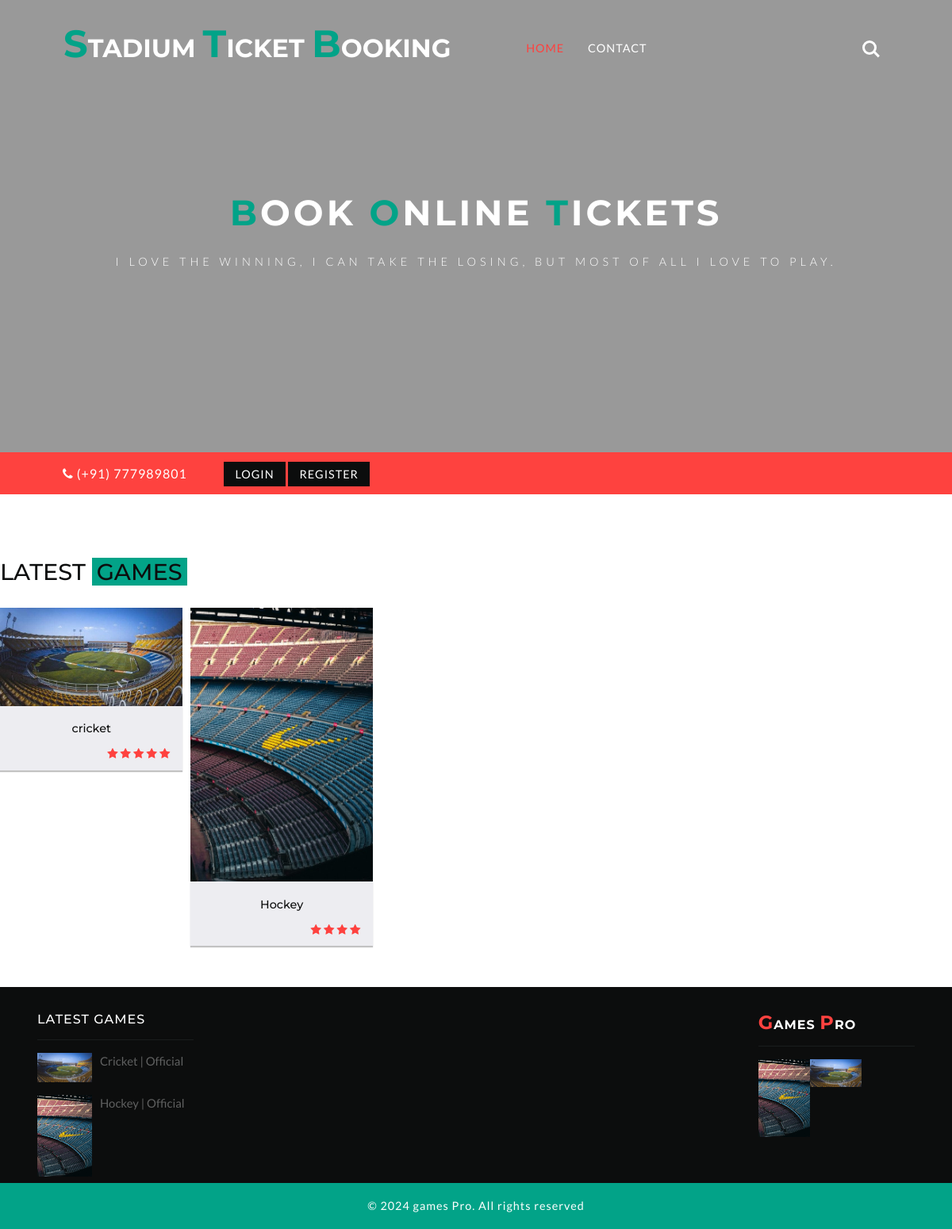
The page / on the database its author committed.
### tables this page shows
CREATE TABLE IF NOT EXISTS `gamess` (
  `gamesid` int(3) NOT NULL AUTO_INCREMENT,
  `games_name` varchar(50) NOT NULL,
  `games_rating` varchar(5) NOT NULL,
  `games_image` varchar(50) NOT NULL,
  PRIMARY KEY (`gamesid`)
);

### admin/db/db_config.php (called while the page is built, shortened)
<?php
	$cid = mysqli_connect("localhost","root","","ticket_stadium");
	mysqli_query($cid,'SET character_set_results=utf8');
		mysqli_query($cid, 'SET NAMES utf8');
		mysqli_query($cid,'SET character_set_client=utf8');
		mysqli_query($cid,'SET character_set_connection=utf8');
		mysqli_query($cid,'SET character_set_results=utf8');
		mysqli_query($cid,'SET collation_connection=utf8_general_ci');
	function select($query)
	{
		global $cid;
		$res = mysqli_query($cid,$query);
		return $res;
	}
?>

### games.php (the view, shortened to what this page needs)
<h3 class="agile_w3_title"> Latest <span>games</span></h3>
<div class="w3_agile_latest_games">
	<div id="owl-demo" class="owl-carousel owl-theme">
		<?php $q = select("select * from gamess"); while($games = mysqli_fetch_array($q)) {  extract($games); ?>
		<div class="item">
			<div class="w3l-movie-gride-agile w3l-movie-gride-slider ">
				<a href="single.php?gamesid=<?=$gamesid?>" class="hvr-sweep-to-bottom"><img src="games/<?=$games_image?>" title="games Pro" class="img-responsive" alt=" " />
				</a>
				<div class="mid-1 agileits_w3layouts_mid_1_home">
					<div class="w3l-movie-text">
						<h6><a href="single.php?gamesid=<?=$gamesid?>"><?=$games_name?>	</a></h6>
					</div>
					<div class="mid-2 agile_mid_2_home">
						<div class="block-stars">
							<ul class="w3l-ratings">
								<?php for($i=1;$i<=$games_rating;$i++) :  ?>
								<li><a href="#"><i class="fa fa-star" aria-hidden="true"></i></a></li>
								<?php  endfor; ?>
							</ul>
						</div>
						<div class="clearfix"></div>
					</div>
				</div>
			</div>
		</div>
		<?php } ?>
	</div>
</div>

### index.php (shortened to what this page needs)
<?php
	require_once"admin/db/db_config.php";
?><!DOCTYPE html>
<html>
	<head>
		<?php include_once"head_files.php";?>
	</head>
	<body>
		<?php include_once"home_banner.php";?>
		<?php include_once"login-section.php";?>
		<div class="w3_content_agilleinfo_inner">
			<div class="agile_featured_games">
				<?php include_once"games.php";?>
				</div>
				</div>
				<?php include_once"footer.php";?>
				<?php include_once"footer_scripts.php";?>
				</body>
				</html>

### head_files.php (shortened to what this page needs)
<link href="css/bootstrap.css" rel="stylesheet" type="text/css" media="all" />
<link href="css/popuo-box.css" rel="stylesheet" type="text/css" media="all" />
<link href="css/easy-responsive-tabs.css" rel='stylesheet' type='text/css'/>
<link rel="stylesheet" type="text/css" href="css/zoomslider.css" />
<link rel="stylesheet" type="text/css" href="css/style.css" />
<link href="css/font-awesome.css" rel="stylesheet">

### home_banner.php (shortened to what this page needs)
<div id="demo-1" data-zs-src='[
<?=$silder_paths?> ]' data-zs-overlay="dots">
	<div class="demo-inner-content">
		   <div class="header-w3-agileits" id="home">
		     <div class="inner-header-agile">
			<nav class="navbar navbar-default">
				<div class="navbar-header">
					<h1><a  href="index.php"><span>S</span>tadium <span>T</span>icket <span>B</span>ooking</a></h1>
				</div>
				<div class="collapse navbar-collapse" id="bs-example-navbar-collapse-1">
						<ul class="nav navbar-nav">
						<li class="active"><a href="index.php">Home</a></li>
						<li><a href="contact.php">Contact</a></li>
					</ul>
				</div>
			</nav>
				<div class="w3ls_search">
								<div class="cd-main-header">
									<ul class="cd-header-buttons">
										<li><a class="cd-search-trigger" href="#cd-search"> <span></span></a></li>
									</ul>
								</div>
							</div>
		</div>
		   </div>
		   <div class="baner-info">
		      <h3> <span>B</span>ook <span>O</span>nline  <span>T</span>ickets </h3>
			  <h4>I love the winning, I can take the losing, but most of all I Love to play.</h4>
		   </div>
	</div>
   </div>

### login-section.php (shortened to what this page needs)
<div class="w3_agilits_banner_bootm">
	<div class="w3_agilits_inner_bottom">
		<div class="col-md-12 wthree_agile_login">
			<ul>
				<li><i class="fa fa-phone" aria-hidden="true"></i> (+91) 777989801</li>
				<?php if(!isset($_SESSION['user_login'])){ ?>
				<li><a href="#" class="login"  data-toggle="modal" data-target="#myModal4">Login</a></li>
				<li><a href="#" class="login reg"  data-toggle="modal" data-target="#myModal5">Register</a></li>
				<?php }?>
			</ul>
		</div>
	</div>
</div>

### footer.php (shortened to what this page needs)
<div class="contact-w3ls" id="contact">
	<div class="footer-w3lagile-inner">
		<div class=" w3-agileits">
			<div class="col-md-6 footer-grid">
				<h4>Latest games</h4>
				<?php $q = select("select * from gamess limit 0,4"); while($games = mysqli_fetch_array($q)) {  extract($games); ?>
					<div class="footer-grid1">
						<div class="footer-grid1-left">
							<a href="single.php?gamesid=<?=$gamesid?>"><img src="games/<?=$games_image?>" alt=" " class="img-responsive"></a>
						</div>
						<div class="footer-grid1-right">
							<a href="single.php?gamesid=<?=$gamesid?>"><?=ucwords($games_name)," | Official "?></a>
						</div>
						<div class="clearfix"> </div>
					</div>
					<?php } ?>
			</div>
			<div class="col-md-2 footer-grid" style="float:right">
				<h4 class="b-log"><a href="index.php"><span>G</span>ames <span>P</span>ro</a></h4>
				<?php $q2 = select("select * from gamess order by  gamesid desc  limit 0,4"); while($games2 = mysqli_fetch_array($q2)) {  extract($games2); ?>
				<div class="footer-grid-instagram">
					<a href="single.php?gamesid=<?=$gamesid?>"><img src="games/<?=$games_image?>" alt=" " class="img-responsive"></a>
				</div>
				<?php } ?>
				<div class="clearfix"> </div>
			</div>
			<div class="clearfix"> </div>
		</div>
	</div>
</div>
<div class="w3agile_footer_copy">
	<p>© <script>document.write(new Date().getFullYear());</script> games Pro. All rights reserved  </p>
</div>

### footer_scripts.php (shortened to what this page needs)
<link href="css/owl.carousel.css" rel="stylesheet" type="text/css" media="all">

### css/easy-responsive-tabs.css (style rules this page uses)
body { margin: 0px; padding: 0px; background: #f5f5f5; font-weight: 500; }
ul.resp-tabs-list, p { margin: 0px; padding: 0px; }

### css/zoomslider.css (style rules this page uses)
#demo-1 { position: relative; width: 100%; min-height: 658px; background-color: #999; }
.demo-inner-content { position: relative; z-index: 2; }
@media (max-width:1440px) { #demo-1 { min-height: 630px; } }
@media (max-width:1366px) { #demo-1 { min-height:600px; } }
@media (max-width:1280px) { #demo-1 { min-height:570px; } }

### rows shown on the page
gamess: games_image (picture), games_name "cricket", games_rating "5" (drawn), games_name "Cricket"
gamess: games_image (picture), games_name "Hockey", games_rating "4" (drawn)
